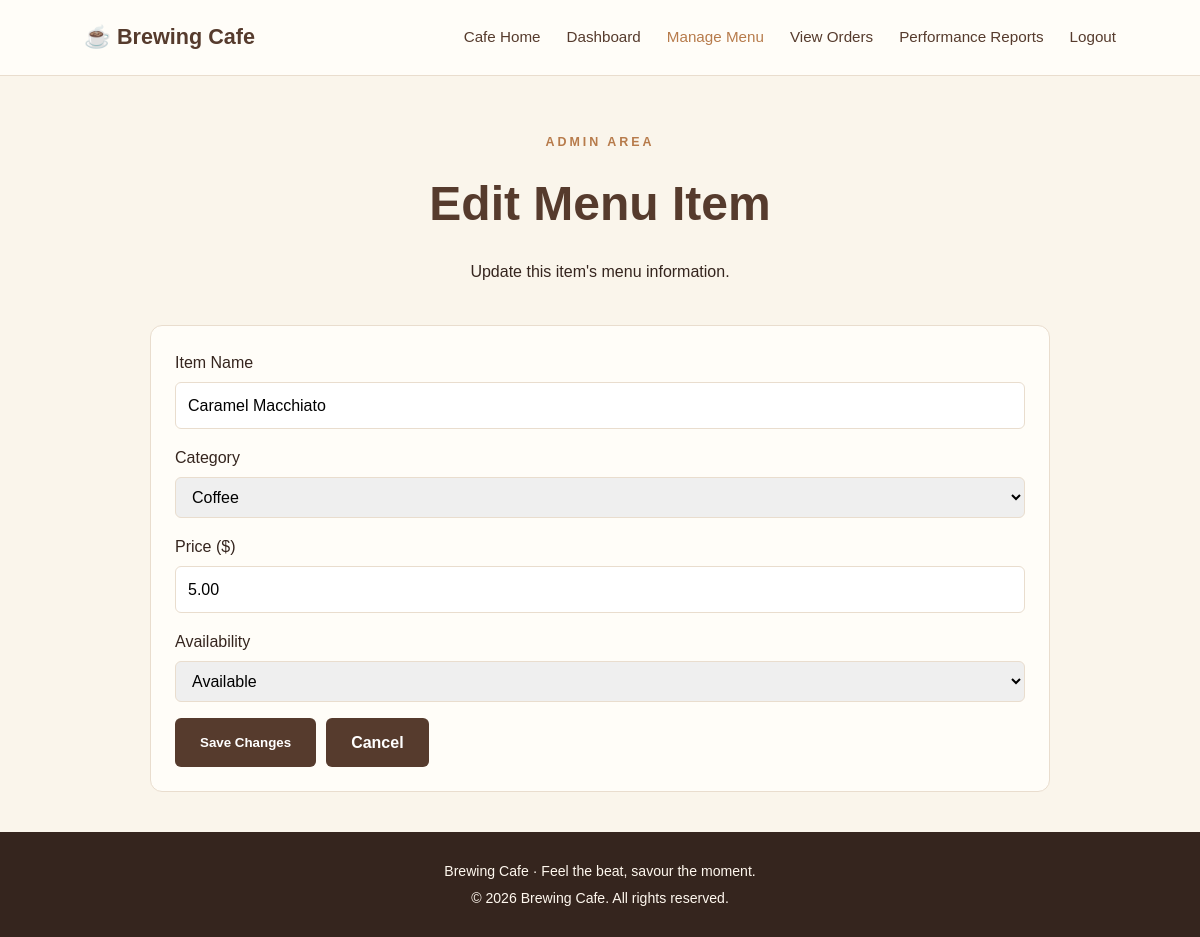
The page /edit_menu_item.php?id=2 (signed in) on the database its author committed.
### tables this page shows
CREATE TABLE menu_items (
    item_id INT AUTO_INCREMENT PRIMARY KEY,
    name VARCHAR(100) NOT NULL,
    category VARCHAR(50) NOT NULL,
    price DECIMAL(6,2) NOT NULL,
    availability TINYINT(1) NOT NULL DEFAULT 1
);

### edit_menu_item.php (the view, shortened to what this page needs)
<?php
require_once "config/database.php";
$itemId = filter_input(
    INPUT_GET,
    "id",
    FILTER_VALIDATE_INT
);
$stmt = $pdo->prepare("
    SELECT
        item_id,
        name,
        category,
        price,
        availability
    FROM menu_items
    WHERE item_id = :item_id
");
$stmt->execute([
    "item_id" => $itemId
]);
$item = $stmt->fetch(PDO::FETCH_ASSOC);
?>
<!DOCTYPE html>
<html lang="en">
<head>
    <link rel="stylesheet" href="css/style.css">
</head>
<body>
<header class="site-header">
    <a class="logo" href="index.php">
        ☕ Brewing Cafe
    </a>
	<nav class="navbar">
	    <a href="index.php">Cafe Home</a>
	    <a href="admin_dashboard.php">Dashboard</a>
	    <a href="manage_menu.php" class="active">Manage Menu</a>
	    <a href="view_orders.php">View Orders</a>
	    <a href="reports.php">Performance Reports</a>
	    <a href="logout.php">Logout</a>
	</nav>
</header>
<main class="manage-menu-page">
    <section class="menu-heading">
        <p class="eyebrow">
            ADMIN AREA
        </p>
        <h1>Edit Menu Item</h1>
        <p>
            Update this item's menu information.
        </p>
    </section>
    <section class="admin-menu-section">
        <form
            class="admin-menu-form"
            method="POST"
            action="update_menu_item.php"
        >
            <div class="form-group">
                <label for="name">
                    Item Name
                </label>
                <input
                    type="text"
                    id="name"
                    name="name"
                    maxlength="100"
                    value="<?= htmlspecialchars($item["name"]) ?>"
                    required
                >
            </div>
            <div class="form-group">
                <label for="category">
                    Category
                </label>
                <select
                    id="category"
                    name="category"
                    required
                >
                    <option
                        value="Coffee"
                        <?= $item["category"] === "Coffee"
                            ? "selected"
                            : "" ?>
                    >
                        Coffee
                    </option>
                </select>
            </div>
            <div class="form-group">
                <label for="price">
                    Price ($)
                </label>
                <input
                    type="number"
                    id="price"
                    name="price"
                    min="0.01"
                    max="999.99"
                    step="0.01"
                    value="<?= htmlspecialchars($item["price"]) ?>"
                    required
                >
            </div>
            <div class="form-group">
                <label for="availability">
                    Availability
                </label>
                <select
                    id="availability"
                    name="availability"
                    required
                >
                    <option
                        value="1"
                        <?= $item["availability"] == 1
                            ? "selected"
                            : "" ?>
                    >
                        Available
                    </option>
                </select>
            </div>
            <div class="edit-actions">
                <button
                    type="submit"
                    class="btn"
                >
                    Save Changes
                </button>
                <a
                    href="manage_menu.php"
                    class="btn"
                >
                    Cancel
                </a>
            </div>
        </form>
    </section>
</main>
<footer class="site-footer">
    <p>
        Brewing Cafe · Feel the beat, savour the moment.
    </p>
    <p>
        &copy; 2026 Brewing Cafe. All rights reserved.
    </p>
</footer>
</body>
</html>

### css/style.css (style rules this page uses)
:root { --cream: #faf5eb; --white: #fffdf8; --brown: #563b2d; --dark-brown: #35251e; --caramel: #b77b4b; --muted: #84766b; --border: #e9ddce; }
* { box-sizing: border-box; }
body { margin: 0; background: var(--cream); color: var(--dark-brown); font-family: Arial, Helvetica, sans-serif; line-height: 1.6; }
a { color: inherit; text-decoration: none; }
.site-header { min-height: 76px; padding: 18px 7%; background: var(--white); display: flex; align-items: center; justify-content: space-between; gap: 24px; border-bottom: 1px solid var(--border); }
.logo { color: var(--brown); font-size: 1.35rem; font-weight: 800; }
.navbar { display: flex; flex-wrap: wrap; align-items: center; gap: 26px; }
.navbar a { color: var(--brown); font-size: 0.95rem; }
.navbar a:hover, .navbar a.active { color: var(--caramel); }
.eyebrow { color: var(--caramel); font-size: 0.78rem; font-weight: bold; letter-spacing: 3px; }
.btn { display: inline-block; padding: 12px 25px; border: 0; border-radius: 6px; background: var(--brown); color: white; font-weight: bold; cursor: pointer; transition: background 0.2s; }
.site-footer { padding: 24px 16px; background: var(--dark-brown); color: #fff8ef; text-align: center; font-size: 0.88rem; }
.site-footer p { margin: 4px 0; }
.menu-heading { padding: 45px 20px 25px; text-align: center; }
.menu-heading h1 { margin: 8px 0; color: var(--brown); font-size: clamp(2rem, 5vw, 3rem); }
.admin-menu-section { max-width: 900px; margin: 0 auto 40px; padding: 24px; border: 1px solid var(--border); border-radius: 12px; background: var(--white); }
.admin-menu-form { display: grid; gap: 16px; }
.admin-menu-form .form-group { display: grid; gap: 6px; }
.admin-menu-form input, .admin-menu-form select { width: 100%; padding: 10px 12px; border: 1px solid var(--border); border-radius: 6px; font: inherit; }
.edit-actions { display: flex; flex-wrap: wrap; gap: 10px; }

### rows shown on the page
menu_items: name "Caramel Macchiato", category "Coffee", price "5.00", availability "Available"
